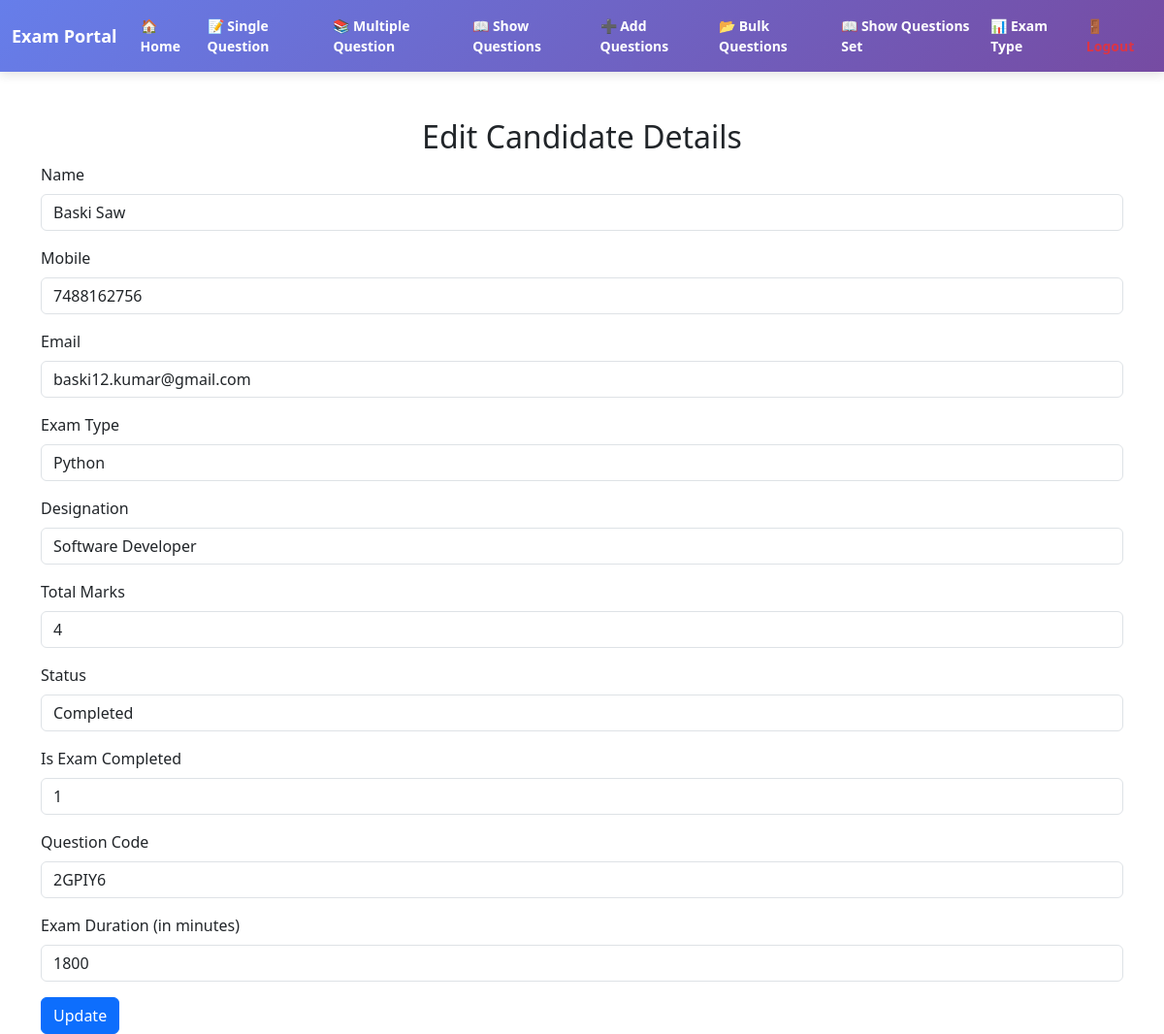
Page /edit_candidate.php?id=16 on the earlier database version.
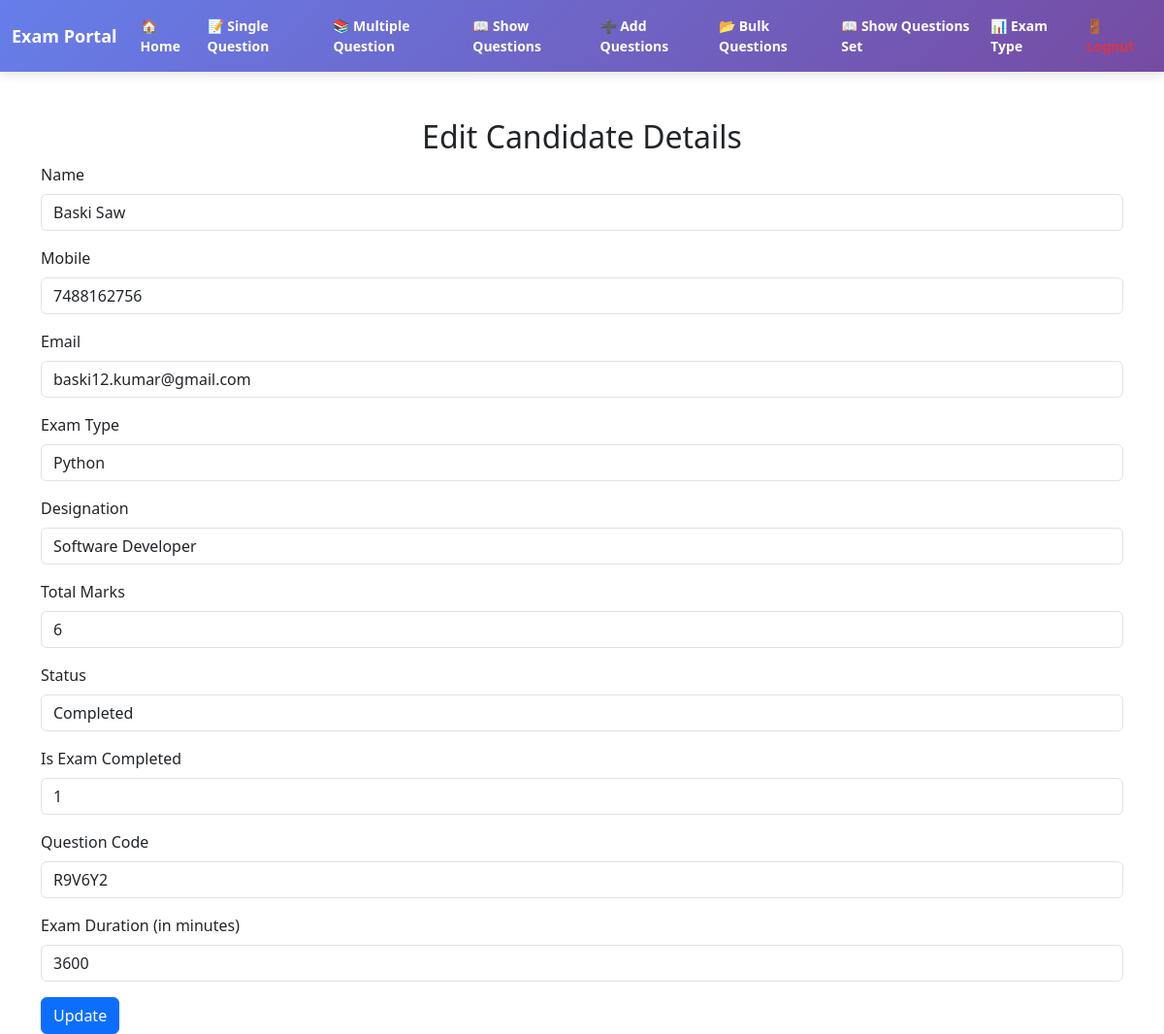
Same page on the later database version.
### tables this page shows
CREATE TABLE `candidates` (
  `id` int(8) NOT NULL,
  `name` varchar(255) NOT NULL,
  `mobile` varchar(15) NOT NULL,
  `email` varchar(100) NOT NULL,
  `password` varchar(100) NOT NULL,
  `exam_type` varchar(100) NOT NULL,
  `designation` varchar(100) NOT NULL,
  `total_questions` int(3) NOT NULL,
  `total_marks` int(4) NOT NULL,
  `sec_code` varchar(10) NOT NULL,
  `exam_duration` varchar(10) NOT NULL,
  `status` varchar(50) NOT NULL,
  `is_exam_completed` tinyint(1) DEFAULT 0
);

### edit_candidate.php (the view, shortened to what this page needs)
<?php
include 'conn.php';
if (isset($_GET['id'])) {
    $id = $_GET['id'];
    $result = $conn->query("SELECT * FROM candidates WHERE id=$id");
    if ($result->num_rows > 0) {
        $candidate = $result->fetch_assoc();
    } else {
        echo "<script>alert('Candidate not found!'); window.location='show_candidate.php';</script>";
        exit;
    }
} else {
    echo "<script>alert('No ID provided!'); window.location='show_candidate.php';</script>";
    exit;
}
?>
<!DOCTYPE html>
<html>
<head>
    <link rel="stylesheet" href="https://cdnjs.cloudflare.com/ajax/libs/bootstrap/5.3.0/css/bootstrap.min.css">
</head>
<body>
<?php include 'header2.php';?>
<div class="container mt-5">
    <h2 class="text-center">Edit Candidate Details</h2>
    <form method="POST">
        <div class="mb-3">
            <label for="name" class="form-label">Name</label>
            <input type="text" class="form-control" id="name" name="name" value="<?php echo $candidate['name']; ?>" required>
        </div>
        <div class="mb-3">
            <label for="mobile" class="form-label">Mobile</label>
            <input type="text" class="form-control" id="mobile" name="mobile" value="<?php echo $candidate['mobile']; ?>" required>
        </div>
        <div class="mb-3">
            <label for="email" class="form-label">Email</label>
            <input type="email" class="form-control" id="email" name="email" value="<?php echo $candidate['email']; ?>" required>
        </div>
        <div class="mb-3">
            <label for="exam_type" class="form-label">Exam Type</label>
            <input type="text" class="form-control" id="exam_type" name="exam_type" value="<?php echo $candidate['exam_type']; ?>" required>
        </div>
        <div class="mb-3">
            <label for="designation" class="form-label">Designation</label>
            <input type="text" class="form-control" id="designation" name="designation" value="<?php echo $candidate['designation']; ?>" required>
        </div>
        <div class="mb-3">
            <label for="total_marks" class="form-label">Total Marks</label>
            <input type="number" class="form-control" id="total_marks" name="total_marks" value="<?php echo $candidate['total_marks']; ?>" required>
        </div>
        <div class="mb-3">
            <label for="status" class="form-label">Status</label>
            <input type="text" class="form-control" id="status" name="status" value="<?php echo $candidate['status']; ?>" required>
        </div>
        <div class="mb-3">
            <label for="is_exam_completed" class="form-label">Is Exam Completed</label>
            <input type="text" class="form-control" id="is_exam_completed" name="is_exam_completed" value="<?php echo $candidate['is_exam_completed']; ?>" required>
        </div>
        <div class="mb-3">
            <label for="question_code" class="form-label">Question Code</label>
            <input type="text" class="form-control" id="question_code" name="question_code" value="<?php echo $candidate['sec_code']; ?>" required>
        </div>
        <div class="mb-3">
            <label for="exam_duration" class="form-label">Exam Duration (in minutes)</label>
            <input type="number" class="form-control" id="exam_duration" name="exam_duration" value="<?php echo $candidate['exam_duration']; ?>" required>
        </div>
        <button type="submit" class="btn btn-primary">Update</button>
    </form>
</div>
</body>
</html>

Differences in the rows shown:
changed candidates "Baski Saw": total_marks "4" → "6"; question_code "2GPIY6" → "R9V6Y2"; exam_duration "1800" → "3600"
